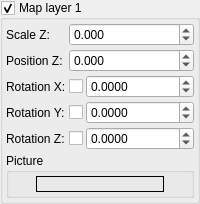
            <widget class="GroupBox" name="SkyMap1Enable">
             <property name="title">
              <string>Map layer 1</string>
             </property>
             <property name="checkable">
              <bool>true</bool>
             </property>
             <layout class="QGridLayout" name="gridLayout_6">
              <property name="leftMargin">
               <number>3</number>
              </property>
              <property name="topMargin">
               <number>3</number>
              </property>
              <property name="rightMargin">
               <number>3</number>
              </property>
              <property name="bottomMargin">
               <number>3</number>
              </property>
              <property name="spacing">
               <number>3</number>
              </property>
              <item row="0" column="0">
               <widget class="QLabel" name="label_141">
                <property name="sizePolicy">
                 <sizepolicy hsizetype="Fixed" vsizetype="Preferred">
                  <horstretch>0</horstretch>
                  <verstretch>0</verstretch>
                 </sizepolicy>
                </property>
                <property name="text">
                 <string>Scale Z:</string>
                </property>
               </widget>
              </item>
              <item row="4" column="0">
               <widget class="QLabel" name="label_145">
                <property name="sizePolicy">
                 <sizepolicy hsizetype="Fixed" vsizetype="Preferred">
                  <horstretch>0</horstretch>
                  <verstretch>0</verstretch>
                 </sizepolicy>
                </property>
                <property name="text">
                 <string>Rotation Z:</string>
                </property>
               </widget>
              </item>
              <item row="2" column="0">
               <widget class="QLabel" name="label_143">
                <property name="sizePolicy">
                 <sizepolicy hsizetype="Fixed" vsizetype="Preferred">
                  <horstretch>0</horstretch>
                  <verstretch>0</verstretch>
                 </sizepolicy>
                </property>
                <property name="text">
                 <string>Rotation X:</string>
                </property>
               </widget>
              </item>
              <item row="4" column="2" colspan="2">
               <widget class="DoubleSpinBox" name="SkyMap1RotationZ">
                <property name="sizePolicy">
                 <sizepolicy hsizetype="Ignored" vsizetype="Fixed">
                  <horstretch>0</horstretch>
                  <verstretch>0</verstretch>
                 </sizepolicy>
                </property>
                <property name="decimals">
                 <number>4</number>
                </property>
                <property name="minimum">
                 <double>-10000.000000000000000</double>
                </property>
                <property name="maximum">
                 <double>10000.000000000000000</double>
                </property>
                <property name="singleStep">
                 <double>0.000100000000000</double>
                </property>
               </widget>
              </item>
              <item row="3" column="2" colspan="2">
               <widget class="DoubleSpinBox" name="SkyMap1RotationY">
                <property name="sizePolicy">
                 <sizepolicy hsizetype="Ignored" vsizetype="Fixed">
                  <horstretch>0</horstretch>
                  <verstretch>0</verstretch>
                 </sizepolicy>
                </property>
                <property name="decimals">
                 <number>4</number>
                </property>
                <property name="minimum">
                 <double>-10000.000000000000000</double>
                </property>
                <property name="maximum">
                 <double>10000.000000000000000</double>
                </property>
                <property name="singleStep">
                 <double>0.000100000000000</double>
                </property>
               </widget>
              </item>
              <item row="1" column="0">
               <widget class="QLabel" name="label_142">
                <property name="sizePolicy">
                 <sizepolicy hsizetype="Fixed" vsizetype="Preferred">
                  <horstretch>0</horstretch>
                  <verstretch>0</verstretch>
                 </sizepolicy>
                </property>
                <property name="text">
                 <string>Position Z:</string>
                </property>
               </widget>
              </item>
              <item row="2" column="2" colspan="2">
               <widget class="DoubleSpinBox" name="SkyMap1RotationX">
                <property name="sizePolicy">
                 <sizepolicy hsizetype="Ignored" vsizetype="Fixed">
                  <horstretch>0</horstretch>
                  <verstretch>0</verstretch>
                 </sizepolicy>
                </property>
                <property name="decimals">
                 <number>4</number>
                </property>
                <property name="minimum">
                 <double>-10000.000000000000000</double>
                </property>
                <property name="maximum">
                 <double>10000.000000000000000</double>
                </property>
                <property name="singleStep">
                 <double>0.000100000000000</double>
                </property>
               </widget>
              </item>
              <item row="3" column="0">
               <widget class="QLabel" name="label_144">
                <property name="sizePolicy">
                 <sizepolicy hsizetype="Fixed" vsizetype="Preferred">
                  <horstretch>0</horstretch>
                  <verstretch>0</verstretch>
                 </sizepolicy>
                </property>
                <property name="text">
                 <string>Rotation Y:</string>
                </property>
               </widget>
              </item>
              <item row="4" column="1">
               <widget class="QCheckBox" name="SkyMap1RotationZAnimate">
                <property name="sizePolicy">
                 <sizepolicy hsizetype="Fixed" vsizetype="Fixed">
                  <horstretch>0</horstretch>
                  <verstretch>0</verstretch>
                 </sizepolicy>
                </property>
                <property name="toolTip">
                 <string>Animate</string>
                </property>
                <property name="text">
                 <string/>
                </property>
               </widget>
              </item>
              <item row="3" column="1">
               <widget class="QCheckBox" name="SkyMap1RotationYAnimate">
                <property name="sizePolicy">
                 <sizepolicy hsizetype="Fixed" vsizetype="Fixed">
                  <horstretch>0</horstretch>
                  <verstretch>0</verstretch>
                 </sizepolicy>
                </property>
                <property name="toolTip">
                 <string>Animate</string>
                </property>
                <property name="text">
                 <string/>
                </property>
               </widget>
              </item>
              <item row="2" column="1">
               <widget class="QCheckBox" name="SkyMap1RotationXAnimate">
                <property name="sizePolicy">
                 <sizepolicy hsizetype="Fixed" vsizetype="Fixed">
                  <horstretch>0</horstretch>
                  <verstretch>0</verstretch>
                 </sizepolicy>
                </property>
                <property name="toolTip">
                 <string>Animate</string>
                </property>
                <property name="text">
                 <string/>
                </property>
               </widget>
              </item>
              <item row="5" column="0" colspan="4">
               <widget class="GroupBox" name="groupBox_5">
                <property name="title">
                 <string>Picture</string>
                </property>
                <layout class="QGridLayout" name="gridLayout_5">
                 <property name="leftMargin">
                  <number>3</number>
                 </property>
                 <property name="topMargin">
                  <number>3</number>
                 </property>
                 <property name="rightMargin">
                  <number>3</number>
                 </property>
                 <property name="bottomMargin">
                  <number>3</number>
                 </property>
                 <property name="spacing">
                  <number>3</number>
                 </property>
                 <item row="0" column="0">
                  <widget class="PictureBox" name="SkyMap1Picture">
                   <property name="sizePolicy">
                    <sizepolicy hsizetype="Preferred" vsizetype="Maximum">
                     <horstretch>0</horstretch>
                     <verstretch>0</verstretch>
                    </sizepolicy>
                   </property>
                   <property name="maximumSize">
                    <size>
                     <width>128</width>
                     <height>128</height>
                    </size>
                   </property>
                   <property name="acceptDrops">
                    <bool>true</bool>
                   </property>
                   <property name="frameShape">
                    <enum>QFrame::Box</enum>
                   </property>
                   <property name="scaledContents">
                    <bool>true</bool>
                   </property>
                   <property name="filter">
                    <string>Texture files(*.dds)</string>
                   </property>
                  </widget>
                 </item>
                </layout>
               </widget>
              </item>
              <item row="0" column="1" colspan="3">
               <widget class="DoubleSpinBox" name="SkyMap1ScaleZ">
                <property name="sizePolicy">
                 <sizepolicy hsizetype="Ignored" vsizetype="Fixed">
                  <horstretch>0</horstretch>
                  <verstretch>0</verstretch>
                 </sizepolicy>
                </property>
                <property name="decimals">
                 <number>3</number>
                </property>
                <property name="minimum">
                 <double>-1000.000000000000000</double>
                </property>
                <property name="maximum">
                 <double>1000.000000000000000</double>
                </property>
                <property name="singleStep">
                 <double>0.001000000000000</double>
                </property>
               </widget>
              </item>
              <item row="1" column="1" colspan="3">
               <widget class="DoubleSpinBox" name="SkyMap1PositionZ">
                <property name="sizePolicy">
                 <sizepolicy hsizetype="Ignored" vsizetype="Fixed">
                  <horstretch>0</horstretch>
                  <verstretch>0</verstretch>
                 </sizepolicy>
                </property>
                <property name="decimals">
                 <number>3</number>
                </property>
                <property name="minimum">
                 <double>-10000.000000000000000</double>
                </property>
                <property name="maximum">
                 <double>10000.000000000000000</double>
                </property>
                <property name="singleStep">
                 <double>0.001000000000000</double>
                </property>
               </widget>
              </item>
             </layout>
            </widget>
